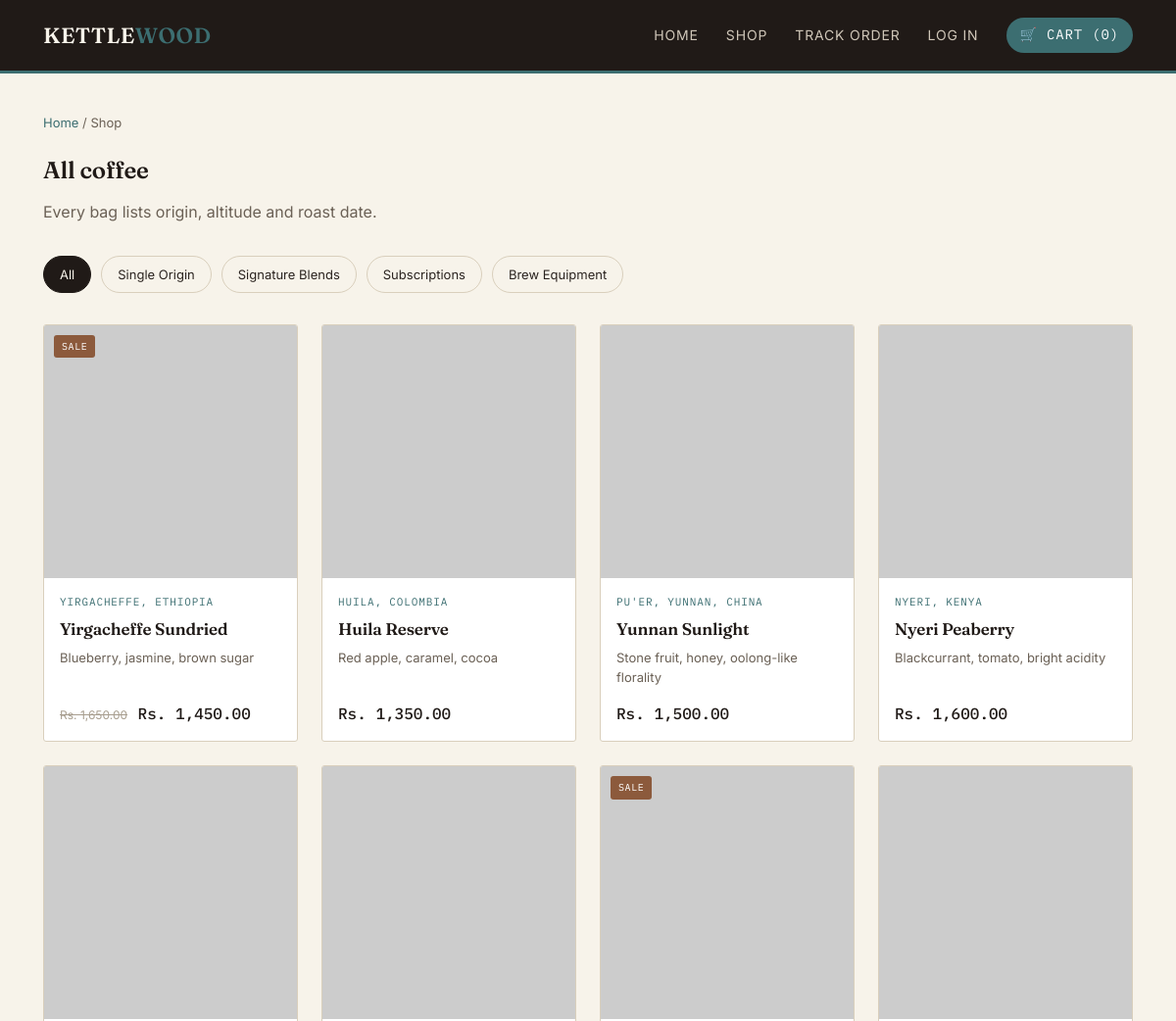
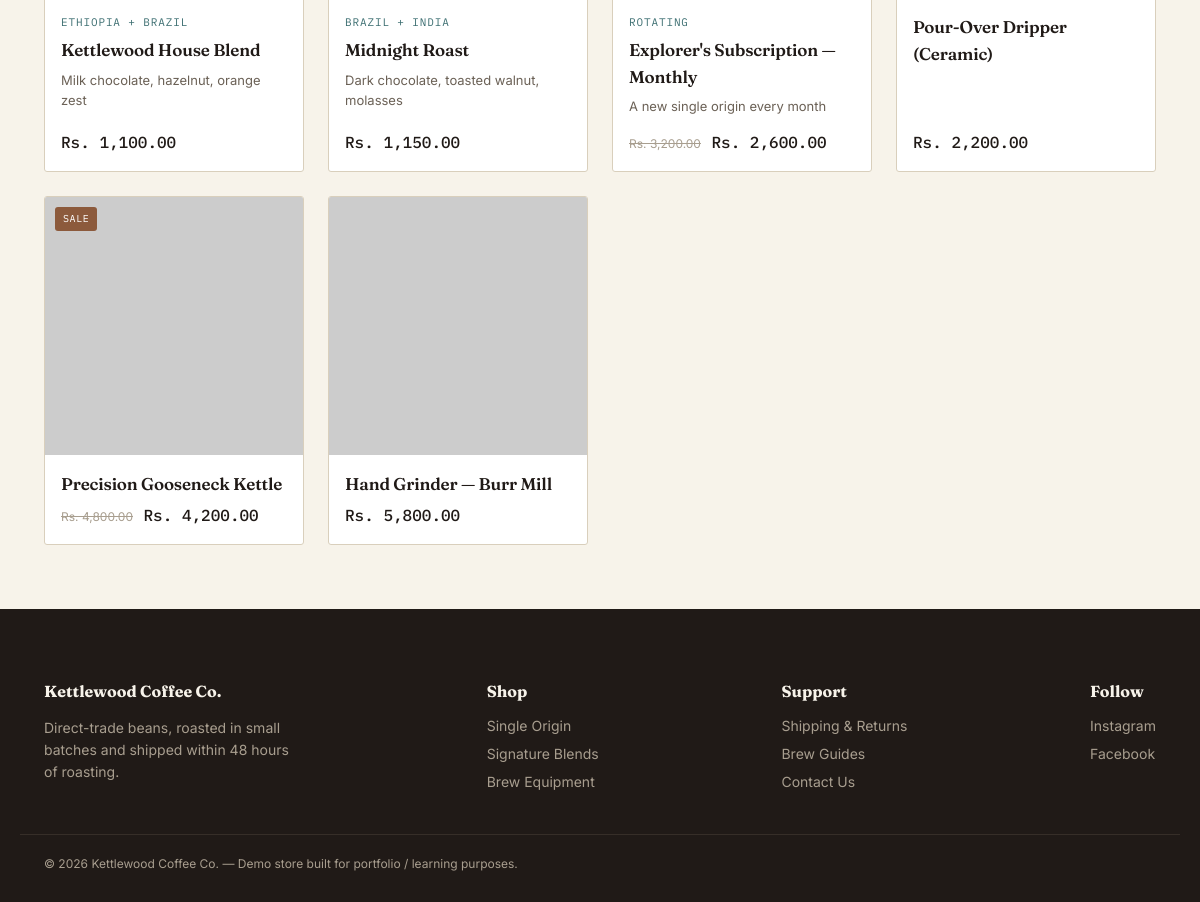
The page /shop.php on the database its author committed (2 pictures, top to bottom).
### tables this page shows
CREATE TABLE categories (
    id INT AUTO_INCREMENT PRIMARY KEY,
    name VARCHAR(100) NOT NULL,
    slug VARCHAR(100) NOT NULL UNIQUE
);

CREATE TABLE products (
    id INT AUTO_INCREMENT PRIMARY KEY,
    category_id INT NOT NULL,
    name VARCHAR(150) NOT NULL,
    slug VARCHAR(150) NOT NULL UNIQUE,
    sku VARCHAR(30) NOT NULL UNIQUE,
    price DECIMAL(10, 2) NOT NULL,
    compare_price DECIMAL(10, 2) DEFAULT NULL,
    origin VARCHAR(100) DEFAULT NULL,
    altitude VARCHAR(50) DEFAULT NULL,
    roast_level VARCHAR(30) DEFAULT NULL,
    tasting_notes VARCHAR(255) DEFAULT NULL,
    description TEXT,
    image VARCHAR(255) DEFAULT NULL,
    stock INT NOT NULL DEFAULT 0,
    is_featured TINYINT(1) NOT NULL DEFAULT 0,
    created_at TIMESTAMP DEFAULT CURRENT_TIMESTAMP,
    FOREIGN KEY (category_id) REFERENCES categories (id)
);

### includes/functions.php (called while the page is built, shortened)
<?php
function money($amount) {
    return CURRENCY . number_format((float)$amount, 2);
}
function is_logged_in() {
    return isset($_SESSION['user_id']);
}
function cart_count() {
    return array_sum($_SESSION['cart']);
}
function image_src($filename) {
    return 'https://placehold.co/600x600/201A17/EDE6D6?text=' . urlencode('KETTLEWOOD');
}

### shop.php (the view, shortened to what this page needs)
<?php
require_once 'config.php';
require_once 'includes/functions.php';
$categories = mysqli_query($conn, "SELECT * FROM categories ORDER BY id");
$active_cat = isset($_GET['category']) ? clean($_GET['category']) : '';
if ($active_cat) {
    $sql = "SELECT p.* FROM products p JOIN categories c ON p.category_id = c.id WHERE c.slug = '$active_cat' ORDER BY p.created_at DESC";
} else {
    $sql = "SELECT * FROM products ORDER BY created_at DESC";
}
$products = mysqli_query($conn, $sql);
require 'includes/header.php';
?>
<section class="wrap" style="padding-top:40px;">
    <div class="breadcrumb"><a href="index.php">Home</a> / Shop</div>
    <div class="section-head">
        <div>
            <h2>All coffee</h2>
            <p>Every bag lists origin, altitude and roast date.</p>
        </div>
    </div>
    <div class="filter-bar">
        <a href="shop.php" class="<?= $active_cat === '' ? 'active' : '' ?>">All</a>
        <?php mysqli_data_seek($categories, 0); while ($c = mysqli_fetch_assoc($categories)): ?>
            <a href="shop.php?category=<?= urlencode($c['slug']) ?>" class="<?= $active_cat === $c['slug'] ? 'active' : '' ?>">
                <?= htmlspecialchars($c['name']) ?>
            </a>
        <?php endwhile; ?>
    </div>
    <div class="grid">
        <?php while ($p = mysqli_fetch_assoc($products)): ?>
            <a href="product.php?slug=<?= urlencode($p['slug']) ?>" class="card">
                <div class="card-img-wrap">
                    <?php if ($p['compare_price']): ?><span class="badge-featured">SALE</span><?php endif; ?>
                    <div class="card-img"><img src="<?= image_src($p['image']) ?>" alt="<?= htmlspecialchars($p['name']) ?>"></div>
                </div>
                <div class="card-body">
                    <?php if ($p['origin']): ?><div class="card-tag"><?= htmlspecialchars($p['origin']) ?></div><?php endif; ?>
                    <h3><?= htmlspecialchars($p['name']) ?></h3>
                    <?php if ($p['tasting_notes']): ?><p class="card-notes"><?= htmlspecialchars($p['tasting_notes']) ?></p><?php endif; ?>
                    <div class="card-price-row">
                        <div>
                            <?php if ($p['compare_price']): ?><span class="price-strike"><?= money($p['compare_price']) ?></span><?php endif; ?>
                            <span class="price"><?= money($p['price']) ?></span>
                        </div>
                    </div>
                </div>
            </a>
        <?php endwhile; ?>
    </div>
</section>
<?php require 'includes/footer.php'; ?>

### includes/header.php (shortened to what this page needs)
<!DOCTYPE html>
<html lang="en">
<head>
<link rel="stylesheet" href="css/style.css">
</head>
<body>
<header class="site-header">
    <div class="wrap">
        <a href="<?= BASE_URL ?>/index.php" class="logo">KETTLE<span>WOOD</span></a>
        <nav class="nav">
            <a href="<?= BASE_URL ?>/index.php">Home</a>
            <a href="<?= BASE_URL ?>/shop.php">Shop</a>
            <a href="<?= BASE_URL ?>/track_order.php">Track Order</a>
            <?php if (is_logged_in()): ?>
                <a href="<?= BASE_URL ?>/logout.php">Log out</a>
            <?php else: ?>
                <a href="<?= BASE_URL ?>/login.php">Log in</a>
            <?php endif; ?>
            <a href="<?= BASE_URL ?>/cart.php" class="cart-pill">🛒 Cart (<?= cart_count() ?>)</a>
        </nav>
    </div>
</header>

### includes/footer.php
<footer class="site-footer">
    <div class="wrap">
        <div>
            <h4>Kettlewood Coffee Co.</h4>
            <p style="max-width:260px;font-size:14px;">Direct-trade beans, roasted in small batches and shipped within 48 hours of roasting.</p>
        </div>
        <div>
            <h4>Shop</h4>
            <a href="<?= BASE_URL ?>/shop.php?category=single-origin">Single Origin</a>
            <a href="<?= BASE_URL ?>/shop.php?category=blends">Signature Blends</a>
            <a href="<?= BASE_URL ?>/shop.php?category=equipment">Brew Equipment</a>
        </div>
        <div>
            <h4>Support</h4>
            <a href="#">Shipping &amp; Returns</a>
            <a href="#">Brew Guides</a>
            <a href="#">Contact Us</a>
        </div>
        <div>
            <h4>Follow</h4>
            <a href="#">Instagram</a>
            <a href="#">Facebook</a>
        </div>
    </div>
    <div class="footer-bottom wrap">
        &copy; <?= date('Y') ?> Kettlewood Coffee Co. — Demo store built for portfolio / learning purposes.
    </div>
</footer>
</body>
</html>

### css/style.css (style rules this page uses)
:root { --charcoal: #201A17; --ink: #2B2420; --ecru: #F7F3EA; --parchment: #EDE6D6; --teal: #3C6E71; --teal-dark: #2A4F51; --copper: #8C5A3C; --line: #D9CFBC; --radius: 3px; }
* { box-sizing: border-box; }
body { margin: 0; background: var(--ecru); color: var(--ink); font-family: 'Inter', sans-serif; font-size: 16px; line-height: 1.55; }
h1, h2, h3, .display { font-family: 'Fraunces', serif; font-weight: 600; color: var(--charcoal); letter-spacing: -0.01em; margin: 0 0 0.5em; }
a { color: inherit; text-decoration: none; }
img { max-width: 100%; display: block; }
.wrap { max-width: 1160px; margin: 0 auto; padding: 0 24px; }
.site-header { background: var(--charcoal); color: var(--ecru); border-bottom: 3px solid var(--teal); }
.site-header .wrap { display: flex; align-items: center; justify-content: space-between; padding-top: 18px; padding-bottom: 18px; }
.logo { font-family: 'Fraunces', serif; font-size: 22px; font-weight: 600; letter-spacing: 0.02em; color: var(--ecru); }
.logo span { color: var(--teal); }
.nav { display: flex; gap: 28px; align-items: center; }
.nav a { font-size: 14px; text-transform: uppercase; letter-spacing: 0.06em; color: #cfc6b8; transition: color .15s; }
.cart-pill { background: var(--teal); color: #fff !important; padding: 7px 14px; border-radius: 999px; font-family: 'IBM Plex Mono', monospace; font-size: 13px; display: inline-flex; align-items: center; gap: 6px; }
section { padding: 64px 0; }
.section-head { display: flex; justify-content: space-between; align-items: flex-end; margin-bottom: 32px; }
.section-head p { color: #6b6156; margin: 0; }
.grid { display: grid; grid-template-columns: repeat(4, 1fr); gap: 24px; }
.card { background: #fff; border: 1px solid var(--line); border-radius: var(--radius); overflow: hidden; display: flex; flex-direction: column; transition: box-shadow .18s ease, transform .18s ease; }
.card-img { aspect-ratio: 1/1; background: var(--parchment); overflow: hidden; }
.card-img img { width: 100%; height: 100%; object-fit: cover; }
.card-body { padding: 16px; display: flex; flex-direction: column; gap: 6px; flex: 1; }
.card-tag { font-family: 'IBM Plex Mono', monospace; font-size: 11px; text-transform: uppercase; letter-spacing: 0.08em; color: var(--teal); }
.card-body h3 { font-size: 17px; margin: 0; }
.card-notes { font-size: 13px; color: #6b6156; margin: 0 0 8px; }
.card-price-row { margin-top: auto; display: flex; align-items: center; justify-content: space-between; }
.price { font-family: 'IBM Plex Mono', monospace; font-weight: 500; color: var(--charcoal); }
.price-strike { color: #a89e8f; text-decoration: line-through; font-size: 12px; margin-right: 6px; }
.site-footer { background: var(--charcoal); color: #a89e8f; padding: 48px 0 28px; margin-top: 64px; }
.site-footer .wrap { display: flex; justify-content: space-between; flex-wrap: wrap; gap: 24px; }
.site-footer h4 { color: var(--ecru); font-family: 'Fraunces', serif; font-size: 16px; margin-bottom: 12px; }
.site-footer a { color: #a89e8f; display: block; font-size: 14px; margin-bottom: 6px; }
.footer-bottom { text-align: center; font-size: 12px; margin-top: 36px; padding-top: 20px; border-top: 1px solid #362e28; }
.breadcrumb { font-size: 13px; color: #6b6156; margin-bottom: 20px; }
.breadcrumb a { color: var(--teal); }
.badge-featured { position: absolute; margin: 10px; background: var(--copper); color: #fff; font-size: 10px; padding: 4px 8px; border-radius: 3px; font-family: 'IBM Plex Mono', monospace; text-transform: uppercase; letter-spacing: 0.06em; }
.card-img-wrap { position: relative; }
.filter-bar { display: flex; gap: 10px; margin-bottom: 32px; flex-wrap: wrap; }
.filter-bar a { padding: 8px 16px; border: 1px solid var(--line); border-radius: 999px; font-size: 13px; }
.filter-bar a.active { background: var(--charcoal); color: var(--ecru); border-color: var(--charcoal); }

### rows shown on the page
categories: name "Single Origin"
categories: name "Signature Blends"
categories: name "Subscriptions"
categories: name "Brew Equipment"
products: shows "SALE", origin "YIRGACHEFFE, ETHIOPIA", name "Yirgacheffe Sundried", tasting_notes "Blueberry, jasmine, brown sugar", compare_price "Rs. 1,650.00", price "Rs. 1,450.00"
products: origin "HUILA, COLOMBIA", name "Huila Reserve", tasting_notes "Red apple, caramel, cocoa", price "Rs. 1,350.00"
products: origin "PU'ER, YUNNAN, CHINA", name "Yunnan Sunlight", tasting_notes "Stone fruit, honey, oolong-like florality", price "Rs. 1,500.00"
products: origin "NYERI, KENYA", name "Nyeri Peaberry", tasting_notes "Blackcurrant, tomato, bright acidity", price "Rs. 1,600.00"
products: origin "ETHIOPIA + BRAZIL", name "Kettlewood House Blend", tasting_notes "Milk chocolate, hazelnut, orange zest", price "Rs. 1,100.00"
products: origin "BRAZIL + INDIA", name "Midnight Roast", tasting_notes "Dark chocolate, toasted walnut, molasses", price "Rs. 1,150.00"
products: shows "SALE", origin "ROTATING", name "Explorer's Subscription — Monthly", tasting_notes "A new single origin every month", compare_price "Rs. 3,200.00", price "Rs. 2,600.00"
products: name "Pour-Over Dripper (Ceramic)", price "Rs. 2,200.00"
products: shows "SALE", name "Precision Gooseneck Kettle", compare_price "Rs. 4,800.00", price "Rs. 4,200.00"
products: name "Hand Grinder — Burr Mill", price "Rs. 5,800.00"

### other values the page prints
cart_count() "0"
